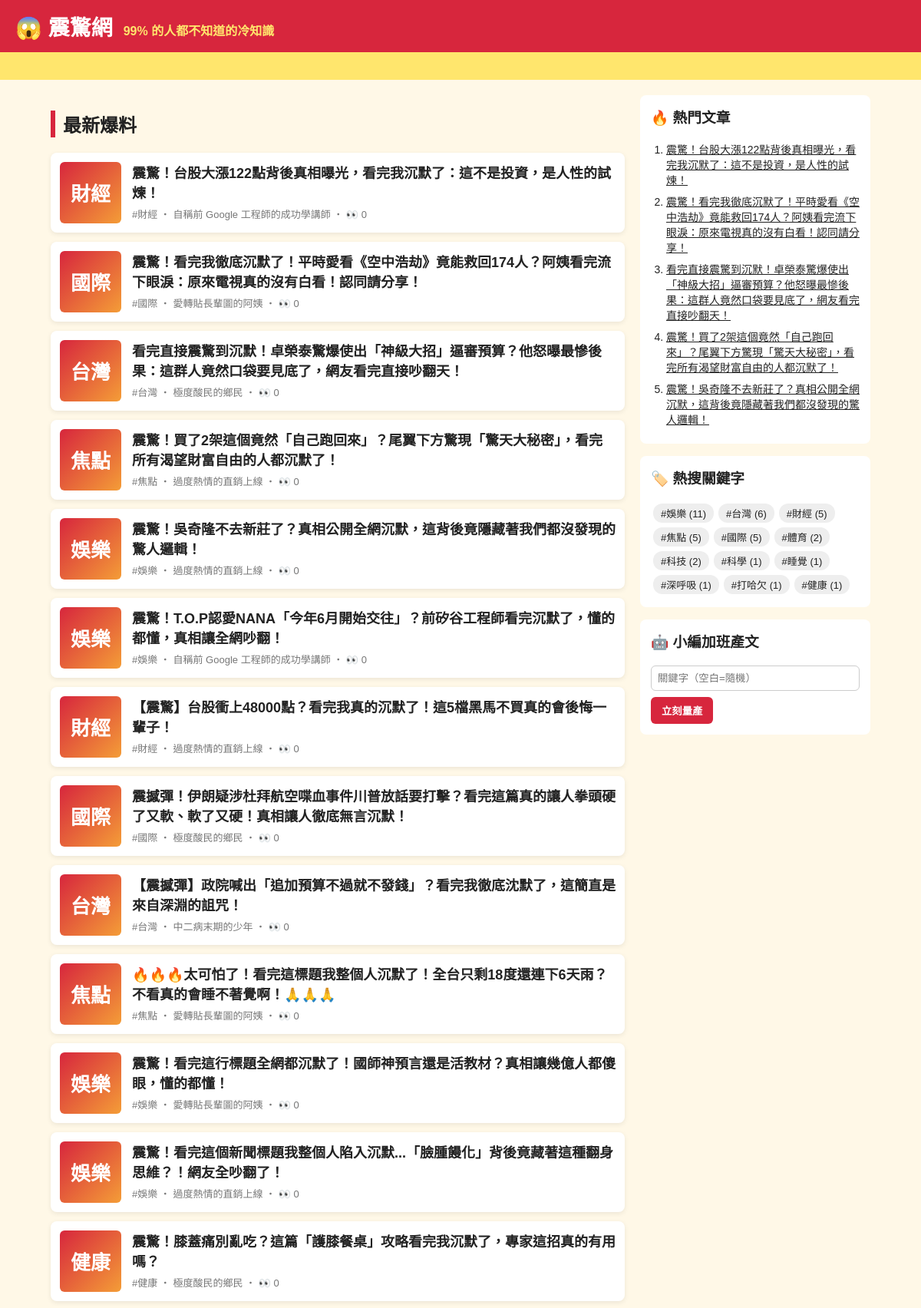
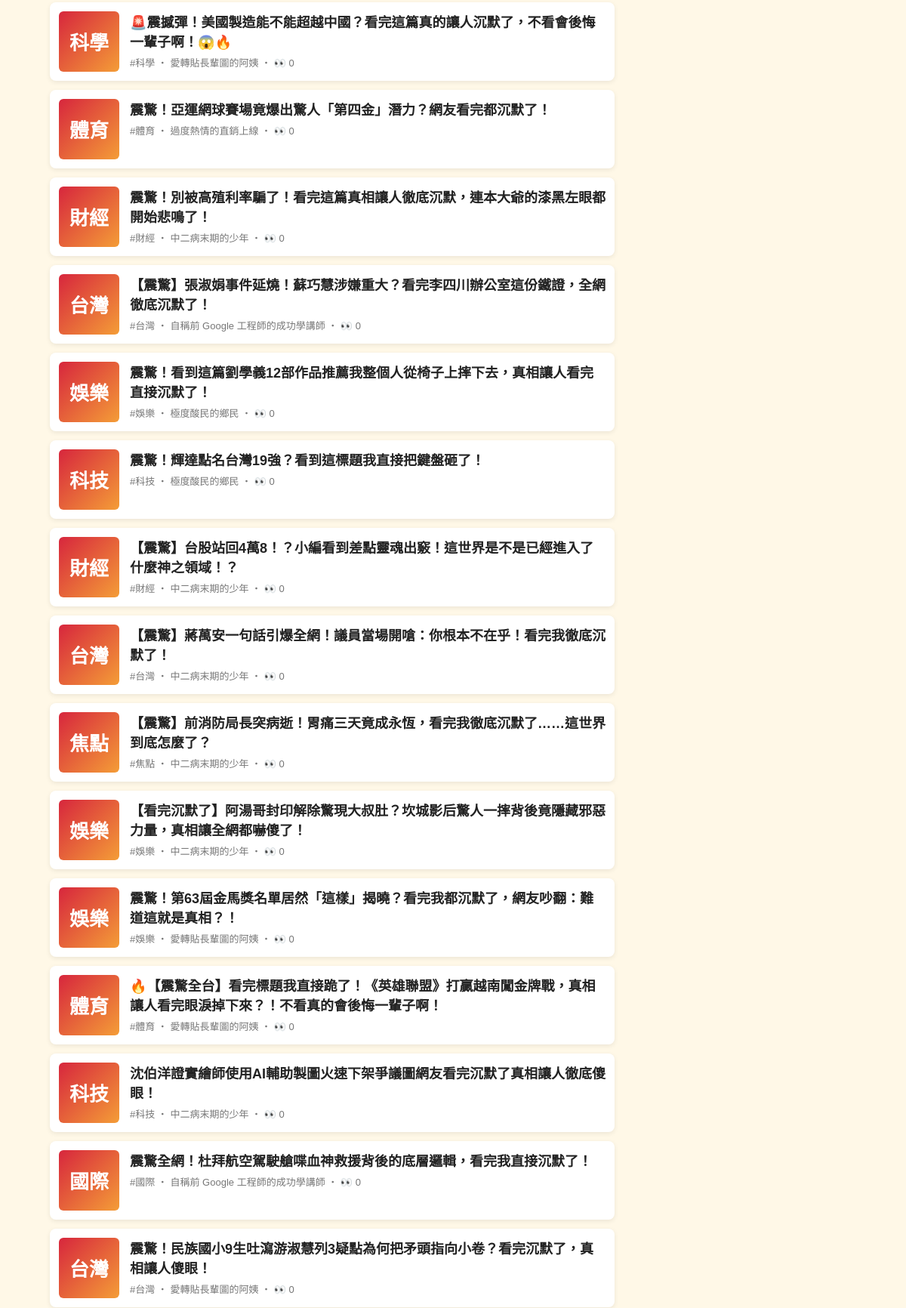
The page / (upper part) on the database its author committed (2 pictures, top to bottom).
### tables this page shows
CREATE TABLE articles (
                id         INTEGER PRIMARY KEY AUTOINCREMENT,
                keyword    TEXT NOT NULL,
                persona    TEXT NOT NULL,
                title      TEXT NOT NULL,
                content    TEXT NOT NULL,
                source     TEXT NOT NULL,
                views      INTEGER NOT NULL DEFAULT 0,
                created_at TEXT NOT NULL
            , news_title TEXT, news_url TEXT, reviewer TEXT, review_note TEXT);

### app.py (the view)
@app.route("/")
def index():
    return render_template("index.html", articles=db.list_articles(), heading="最新爆料")

### app.py (called while the page is built)
@app.context_processor
def sidebar():
    return {"hot": db.hot_articles(), "tags": db.keywords(), "static_site": app.config["STATIC_SITE"]}

### db.py (called while the page is built)
def connect():
    conn = sqlite3.connect(DB_PATH)
    conn.row_factory = sqlite3.Row
    return conn

def list_articles(limit=50, keyword=None):
    with connect() as conn:
        if keyword:
            return conn.execute(
                "SELECT * FROM articles WHERE keyword = ? ORDER BY id DESC LIMIT ?", (keyword, limit)
            ).fetchall()
        return conn.execute("SELECT * FROM articles ORDER BY id DESC LIMIT ?", (limit,)).fetchall()

def hot_articles(limit=5):
    with connect() as conn:
        return conn.execute("SELECT * FROM articles ORDER BY views DESC, id DESC LIMIT ?", (limit,)).fetchall()

def keywords():
    with connect() as conn:
        return conn.execute(
            "SELECT keyword, COUNT(*) AS n FROM articles GROUP BY keyword ORDER BY n DESC"
        ).fetchall()

### templates/index.html
{% extends "base.html" %}
{% block content %}
<h2 class="heading">{{ heading }}</h2>
{% for a in articles %}
  <a class="card" href="{{ url_for('article', article_id=a.id) }}">
    <div class="thumb">{{ a.keyword[:2] }}</div>
    <div>
      <h3>{{ a.title }}</h3>
      <p class="meta">#{{ a.keyword }} ‧ {{ a.persona }}{% if not static_site %} ‧ 👀 {{ a.views }}{% endif %}</p>
    </div>
  </a>
{% else %}
  <p class="empty">還沒有文章。執行 <code>python generator.py -n 5</code> 或用右邊按鈕開始量產。</p>
{% endfor %}
{% endblock %}

### templates/base.html (shortened to what this page needs)
<!doctype html>
<html lang="zh-Hant">
<head>
  <link rel="stylesheet" href="{{ url_for('static', filename='style.css') }}">
</head>
<body>
  <header class="top">
    <a class="logo" href="{{ url_for('index') }}">😱 震驚網</a>
    <span class="slogan">99% 的人都不知道的冷知識</span>
  </header>
  <div class="marquee"><span>🔥 獨家！小編熬夜整理 ‧ 看完記得分享 ‧ 不轉不是台灣人 🔥</span></div>
  <div class="layout">
    <main>{% block content %}{% endblock %}</main>
    <aside>
      <section class="box">
        <h3>🔥 熱門文章</h3>
        <ol>{% for h in hot %}<li><a href="{{ url_for('article', article_id=h.id) }}">{{ h.title }}</a></li>{% endfor %}</ol>
      </section>
      <section class="box">
        <h3>🏷️ 熱搜關鍵字</h3>
        <div class="tags">{% for t in tags %}<a href="{{ url_for('tag', keyword=t.keyword) }}">#{{ t.keyword }} ({{ t.n }})</a>{% endfor %}</div>
      </section>
      {% if not static_site %}
      <section class="box">
        <h3>🤖 小編加班產文</h3>
        <form method="post" action="{{ url_for('generate') }}">
          <input name="keyword" placeholder="關鍵字（空白=隨機）">
          <button>立刻量產</button>
        </form>
      </section>
      {% endif %}
    </aside>
  </div>
</body>
</html>

### static/style.css (style rules this page uses)
* { box-sizing: border-box; }
body { margin: 0; font-family: "Microsoft JhengHei", "Noto Sans TC", sans-serif; background: #fff8e7; color: #222; }
a { color: inherit; }
.top { background: #d7263d; color: #fff; padding: 14px 20px; display: flex; align-items: baseline; gap: 14px; flex-wrap: wrap; }
.logo { font-size: 28px; font-weight: 900; text-decoration: none; }
.slogan { color: #ffe66d; font-weight: bold; }
.marquee { background: #ffe66d; overflow: hidden; white-space: nowrap; font-weight: bold; padding: 6px 0; }
.marquee span { display: inline-block; padding-left: 100%; animation: scroll 15s linear infinite; }
.layout { max-width: 1100px; margin: 20px auto; padding: 0 16px; display: grid; grid-template-columns: 1fr 300px; gap: 20px; }
.heading { border-left: 6px solid #d7263d; padding-left: 10px; }
.card { display: flex; gap: 14px; background: #fff; border-radius: 8px; padding: 12px; margin-bottom: 12px; text-decoration: none; box-shadow: 0 2px 6px rgba(0,0,0,.08); }
.card h3 { margin: 0 0 6px; font-size: 18px; }
.thumb { flex: 0 0 80px; height: 80px; border-radius: 6px; background: linear-gradient(135deg, #d7263d, #f49d37); color: #fff; font-size: 26px; font-weight: 900; display: grid; place-items: center; }
.meta { color: #777; font-size: 13px; margin: 0; }
.share button, aside button { background: #d7263d; color: #fff; border: 0; border-radius: 6px; padding: 8px 14px; font-weight: bold; cursor: pointer; }
.box { background: #fff; border-radius: 8px; padding: 14px; margin-bottom: 16px; }
.box h3 { margin-top: 0; }
.box ol { padding-left: 20px; margin: 0; }
.box li { margin-bottom: 8px; font-size: 14px; }
.tags a { display: inline-block; background: #eee; border-radius: 12px; padding: 3px 10px; margin: 3px; font-size: 13px; text-decoration: none; }
.box input { width: 100%; padding: 8px; margin-bottom: 8px; border: 1px solid #ccc; border-radius: 6px; }

### rows shown on the page
articles: keyword "財經", title "震驚！台股大漲122點背後真相曝光，看完我沉默了：這不是投資，是人性的試煉！", persona "自稱前 Google 工程師的成功學講師", views "0"
articles: keyword "國際", title "震驚！看完我徹底沉默了！平時愛看《空中浩劫》竟能救回174人？阿姨看完流下眼淚：原來電視真的沒有白看！認同請分享！", persona "愛轉貼長輩圖的阿姨", views "0"
articles: keyword "台灣", title "看完直接震驚到沉默！卓榮泰驚爆使出「神級大招」逼審預算？他怒曝最慘後果：這群人竟然口袋要見底了，網友看完直接吵翻天！", persona "極度酸民的鄉民", views "0"
articles: keyword "焦點", title "震驚！買了2架這個竟然「自己跑回來」？尾翼下方驚現「驚天大秘密」，看完所有渴望財富自由的人都沉默了！", persona "過度熱情的直銷上線", views "0"
articles: keyword "娛樂", title "震驚！吳奇隆不去新莊了？真相公開全網沉默，這背後竟隱藏著我們都沒發現的驚人邏輯！", persona "過度熱情的直銷上線", views "0"
articles: keyword "娛樂", title "震驚！T.O.P認愛NANA「今年6月開始交往」？前矽谷工程師看完沉默了，懂的都懂，真相讓全網吵翻！", persona "自稱前 Google 工程師的成功學講師", views "0"
articles: keyword "財經", title "【震驚】台股衝上48000點？看完我真的沉默了！這5檔黑馬不買真的會後悔一輩子！", persona "過度熱情的直銷上線", views "0"
articles: keyword "國際", title "震撼彈！伊朗疑涉杜拜航空喋血事件川普放話要打擊？看完這篇真的讓人拳頭硬了又軟、軟了又硬！真相讓人徹底無言沉默！", persona "極度酸民的鄉民", views "0"
articles: keyword "台灣", title "【震撼彈】政院喊出「追加預算不過就不發錢」？看完我徹底沈默了，這簡直是來自深淵的詛咒！", persona "中二病末期的少年", views "0"
articles: keyword "焦點", title "🔥🔥🔥太可怕了！看完這標題我整個人沉默了！全台只剩18度還連下6天雨？不看真的會睡不著覺啊！🙏🙏🙏", persona "愛轉貼長輩圖的阿姨", views "0"
articles: keyword "娛樂", title "震驚！看完這行標題全網都沉默了！國師神預言還是活教材？真相讓幾億人都傻眼，懂的都懂！", persona "愛轉貼長輩圖的阿姨", views "0"
articles: keyword "娛樂", title "震驚！看完這個新聞標題我整個人陷入沉默...「臉腫饅化」背後竟藏著這種翻身思維？！網友全吵翻了！", persona "過度熱情的直銷上線", views "0"
articles: keyword "健康", title "震驚！膝蓋痛別亂吃？這篇「護膝餐桌」攻略看完我沉默了，專家這招真的有用嗎？", persona "極度酸民的鄉民", views "0"
articles: keyword "科學", title "🚨震撼彈！美國製造能不能超越中國？看完這篇真的讓人沉默了，不看會後悔一輩子啊！😱🔥", persona "愛轉貼長輩圖的阿姨", views "0"
articles: keyword "體育", title "震驚！亞運網球賽場竟爆出驚人「第四金」潛力？網友看完都沉默了！", persona "過度熱情的直銷上線", views "0"
articles: keyword "財經", title "震驚！別被高殖利率騙了！看完這篇真相讓人徹底沉默，連本大爺的漆黑左眼都開始悲鳴了！", persona "中二病末期的少年", views "0"
articles: keyword "台灣", title "【震驚】張淑娟事件延燒！蘇巧慧涉嫌重大？看完李四川辦公室這份鐵證，全網徹底沉默了！", persona "自稱前 Google 工程師的成功學講師", views "0"
articles: keyword "娛樂", title "震驚！看到這篇劉學義12部作品推薦我整個人從椅子上摔下去，真相讓人看完直接沉默了！", persona "極度酸民的鄉民", views "0"
articles: keyword "科技", title "震驚！輝達點名台灣19強？看到這標題我直接把鍵盤砸了！", persona "極度酸民的鄉民", views "0"
articles: keyword "財經", title "【震驚】台股站回4萬8！？小編看到差點靈魂出竅！這世界是不是已經進入了什麼神之領域！？", persona "中二病末期的少年", views "0"
articles: keyword "台灣", title "【震驚】蔣萬安一句話引爆全網！議員當場開嗆：你根本不在乎！看完我徹底沉默了！", persona "中二病末期的少年", views "0"
articles: keyword "焦點", title "【震驚】前消防局長突病逝！胃痛三天竟成永恆，看完我徹底沉默了……這世界到底怎麼了？", persona "中二病末期的少年", views "0"
articles: keyword "娛樂", title "【看完沉默了】阿湯哥封印解除驚現大叔肚？坎城影后驚人一摔背後竟隱藏邪惡力量，真相讓全網都嚇傻了！", persona "中二病末期的少年", views "0"
articles: keyword "娛樂", title "震驚！第63屆金馬獎名單居然「這樣」揭曉？看完我都沉默了，網友吵翻：難道這就是真相？！", persona "愛轉貼長輩圖的阿姨", views "0"
articles: keyword "體育", title "🔥【震驚全台】看完標題我直接跪了！《英雄聯盟》打贏越南闖金牌戰，真相讓人看完眼淚掉下來？！不看真的會後悔一輩子啊！", persona "愛轉貼長輩圖的阿姨", views "0"
articles: keyword "科技", title "沈伯洋證實繪師使用AI輔助製圖火速下架爭議圖網友看完沉默了真相讓人徹底傻眼！", persona "中二病末期的少年", views "0"
articles: keyword "國際", title "震驚全網！杜拜航空駕駛艙喋血神救援背後的底層邏輯，看完我直接沉默了！", persona "自稱前 Google 工程師的成功學講師", views "0"
articles: keyword "台灣", title "震驚！民族國小9生吐瀉游淑慧列3疑點為何把矛頭指向小卷？看完沉默了，真相讓人傻眼！", persona "愛轉貼長輩圖的阿姨", views "0"

### other values the page prints
{{ heading }} "最新爆料"
{{ t.keyword }} "娛樂" "台灣" "財經" "焦點" "國際" "體育" "科技" "科學" "睡覺" "深呼吸" "打哈欠" "健康"
{{ t.n }} "11" "6" "5" "5" "5" "2" "2" "1" "1" "1" "1" "1"
